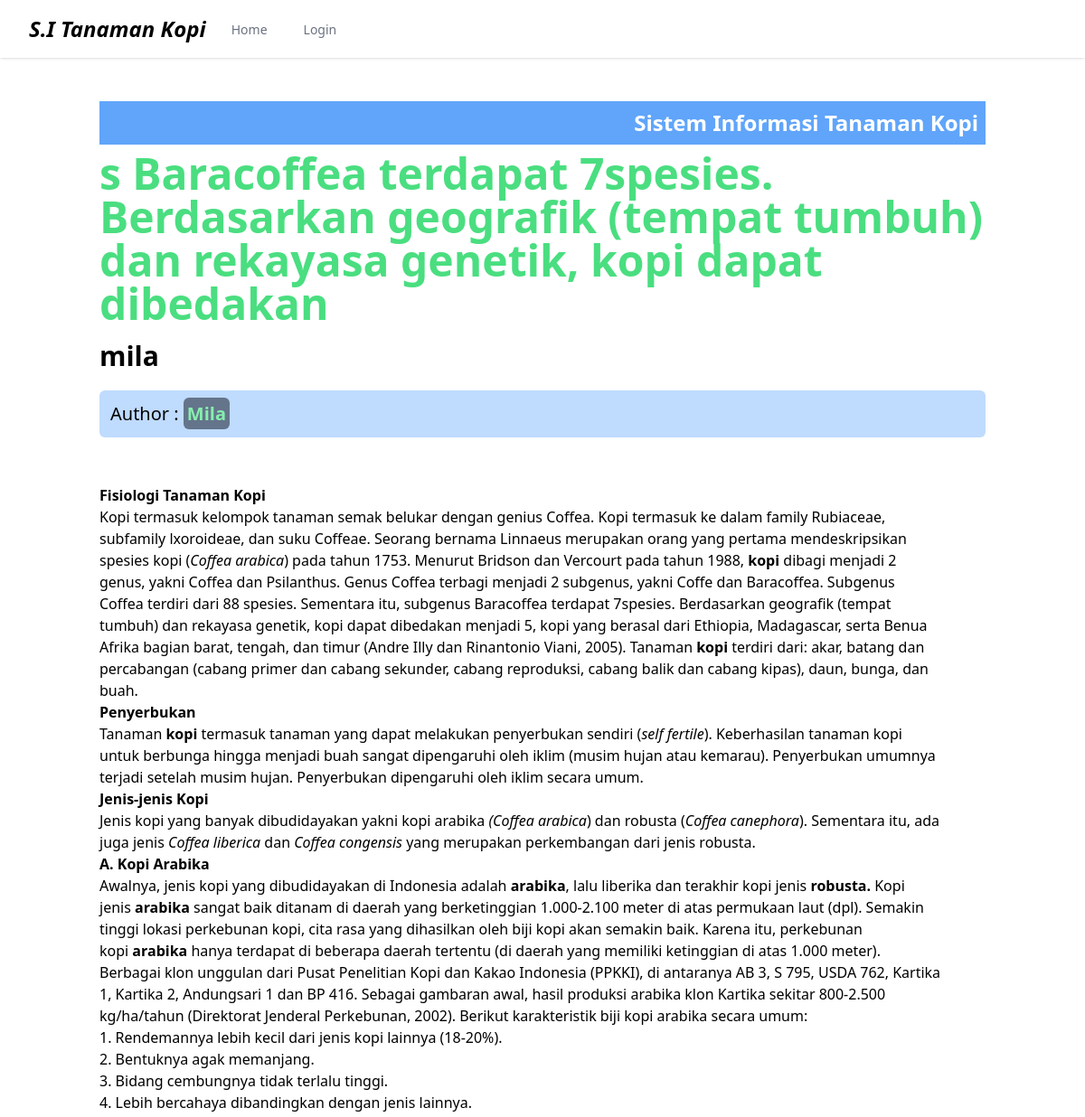
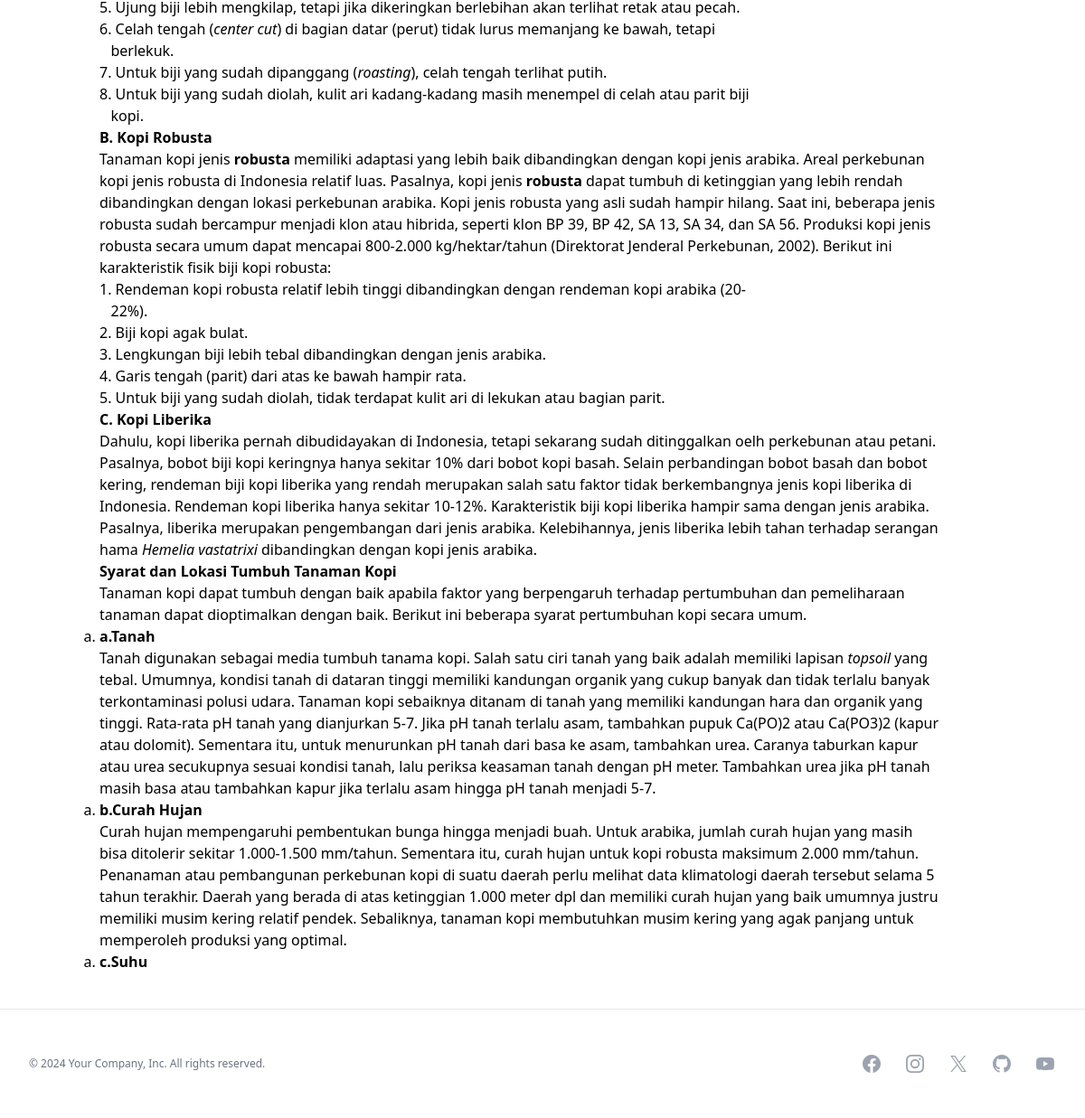
Screenshot of /artikel.php?saw with the database file from the repository (2 pictures, top to bottom).
### tables this page shows
CREATE TABLE `artikel` (
  `id` int(11) NOT NULL,
  `idjudul` text NOT NULL,
  `judul` text NOT NULL,
  `deskripsi` text NOT NULL,
  `konten` text NOT NULL
);

### artikel.php (the view, shortened to what this page needs)
<?php
include './config/koneksi.php';
$query = $_SERVER['QUERY_STRING'];
$stmt = $conn->prepare("SELECT * FROM artikel WHERE idjudul = ?");
$stmt->bind_param("s", $query);
$stmt->execute();
$result = $stmt->get_result();
$artikel = null;
if ($result->num_rows > 0) {
    $artikel = $result->fetch_assoc();
} else {
    echo "Error (03)";
}
$konten = preg_replace_callback(
    '/<code>(.*?)<\/code>/s',
    'ignoreCodeTags',
    $artikel['konten']
);
?>
<!DOCTYPE html>
<html lang="en">
<head>
    <link rel="stylesheet" href="style.css">
</head>
<body>
    <?php
    require_once 'components/navbar.php';
    ?>
    <header class="lg:px-[110px] lg:mt-28">
        <div class="bg-blue-400 text-white font-bold text-2xl text-end">
            <div class="p-2">
                Sistem Informasi Tanaman Kopi
            </div>
        </div>
        <div class="text-start">
            <div class="py-2 font-extrabold text-5xl text-green-400">
                <?php echo $artikel['judul']; ?>
            </div>
            <div class="py-2 font-bold text-3xl">
                <?php echo $artikel['deskripsi']; ?>
            </div>
        </div>
        <div class="bg-blue-200 my-3 rounded-md">
            <div class="p-3 text-xl">
                Author : <span class="font-semibold text-green-300 bg-slate-500 rounded-md p-1">Mila</span>
            </div>
        </div>
    </header>
    <main class="flex flex-1 lg:px-[110px]">
        <div id="articleContent" class="mt-10 pr-12">
            <?php echo $konten; ?>
        </div>
    </main>
    <?php
    require_once 'components/footer.php';
    ?>
</body>
</html>

### src/style.css (style rules this page uses)
html, :host { line-height: 1.5; -webkit-text-size-adjust: 100%; -moz-tab-size: 4; -o-tab-size: 4; tab-size: 4; font-family: ui-sans-serif, system-ui, sans-serif, "Apple Color Emoji", "Segoe UI Emoji", "Segoe UI Symbol", "Noto Color Emoji"; font-feature-settings: normal; font-variation-settings: normal; -webkit-tap-highlight-color: transparent; }
body { margin: 0; line-height: inherit; }
b, strong { font-weight: bolder; }
blockquote, dl, dd, h1, h2, h3, h4, h5, h6, hr, figure, p, pre { margin: 0; }
ol, ul, menu { list-style: none; margin: 0; padding: 0; }
.my-3 { margin-top: 0.75rem; margin-bottom: 0.75rem; }
.mt-10 { margin-top: 2.5rem; }
.flex { display: flex; }
.flex-1 { flex: 1 1 0%; }
.rounded-md { border-radius: 0.375rem; }
.bg-blue-200 { --tw-bg-opacity: 1; background-color: rgb(191 219 254 / var(--tw-bg-opacity)); }
.bg-blue-400 { --tw-bg-opacity: 1; background-color: rgb(96 165 250 / var(--tw-bg-opacity)); }
.bg-slate-500 { --tw-bg-opacity: 1; background-color: rgb(100 116 139 / var(--tw-bg-opacity)); }
.p-1 { padding: 0.25rem; }
.p-2 { padding: 0.5rem; }
.p-3 { padding: 0.75rem; }
.py-2 { padding-top: 0.5rem; padding-bottom: 0.5rem; }
.pr-12 { padding-right: 3rem; }
.text-start { text-align: start; }
.text-end { text-align: end; }
.text-2xl { font-size: 1.5rem; line-height: 2rem; }
.text-3xl { font-size: 1.875rem; line-height: 2.25rem; }
.text-5xl { font-size: 3rem; line-height: 1; }
.text-xl { font-size: 1.25rem; line-height: 1.75rem; }
.font-bold { font-weight: 700; }
.font-extrabold { font-weight: 800; }
.font-semibold { font-weight: 600; }
.text-green-300 { --tw-text-opacity: 1; color: rgb(134 239 172 / var(--tw-text-opacity)); }
.text-green-400 { --tw-text-opacity: 1; color: rgb(74 222 128 / var(--tw-text-opacity)); }
.text-white { --tw-text-opacity: 1; color: rgb(255 255 255 / var(--tw-text-opacity)); }
@media (min-width: 1024px) { .lg\:mt-28 { margin-top: 7rem; } }
@media (min-width: 1024px) { .lg\:px-\[110px\] { padding-left: 110px; padding-right: 110px; } }

### artikel.php (style rules this page uses)
html, body { height: 100%; margin: 0; display: flex; flex-direction: column; }
main { flex: 1; }

### rows the page displays
artikel: judul "s Baracoffea terdapat 7spesies. Berdasarkan geografik (tempat tumbuh) dan rekayasa genetik, kopi dapat dibedakan", deskripsi "mila", konten "Fisiologi Tanaman Kopi Kopi termasuk kelompok tanaman semak belukar dengan genius Coffea. Kopi termasuk ke dalam family Rubiaceae, subfamily lxoroideae, dan suku Coffeae. Seorang bernama Linnaeus merupakan orang yang pertama mendeskripsikan spesies kopi ( Coffea arabica ) pada tahun 1753. Menurut Bridson dan Vercourt pada tahun 1988, kopi dibagi menjadi 2 genus, yakni Coffea dan Psilanthus. Genus Coffea terbagi menjadi 2 subgenus, yakni Coffe dan Baracoffea. Subgenus Coffea terdiri dari 88 spesies. Sementara itu, subgenus Baracoffea terdapat 7spesies. Berdasarkan geografik (tempat tumbuh) dan rekayasa genetik, kopi dapat dibedakan menjadi 5, kopi yang berasal dari Ethiopia, Madagascar,…"
